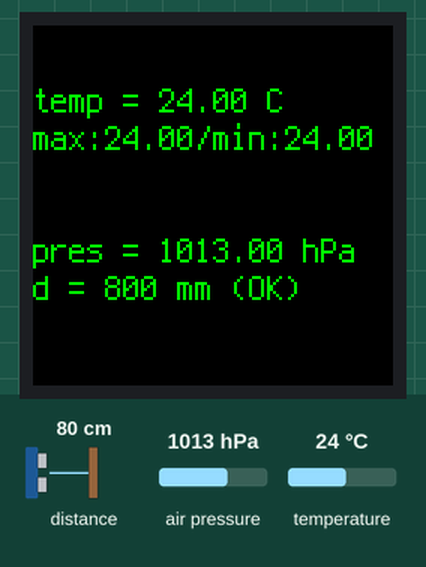
The program below on a simulated Raspberry Pi Pico running CircuitPython. Parts: 240×240 colour display. Inputs (shaded band) come from the test bench; at power-on: distance to the obstacle 80 cm, air pressure 1013 hPa, temperature 24 °C. Library files of the repository ran but are not shown: adafruit_st7789.py, custom_vl53l1x.py.

Above: at 1.5 s.
1.6 s: distance to the obstacle set to 2 cm
At 2.7 s:
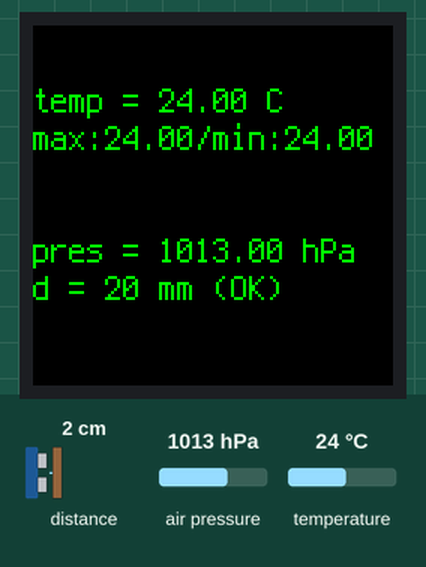
3.1 s: air pressure set to 952 hPa
At 3.5 s:
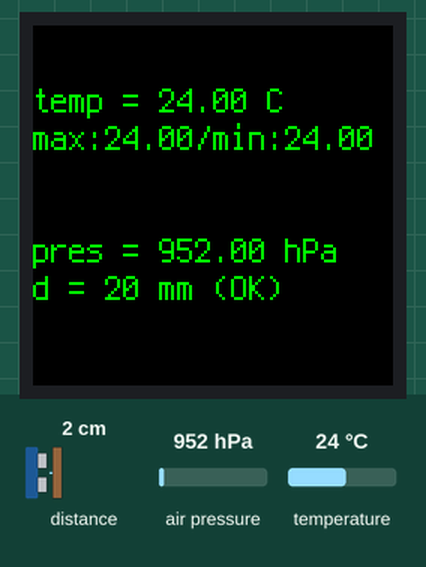
4.6 s: temperature set to 12 °C
At 5.6 s:
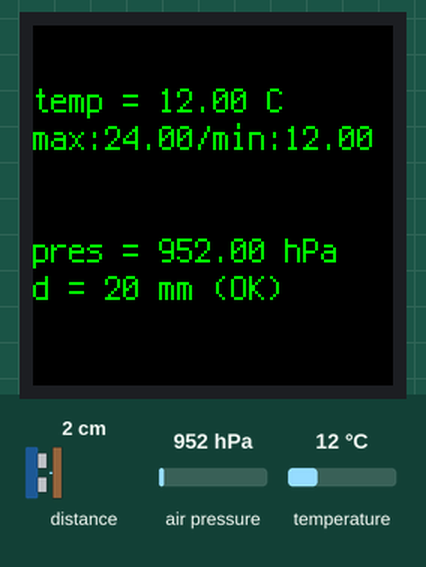
6.1 s: distance to the obstacle set to 4 cm
At 6.8 s:
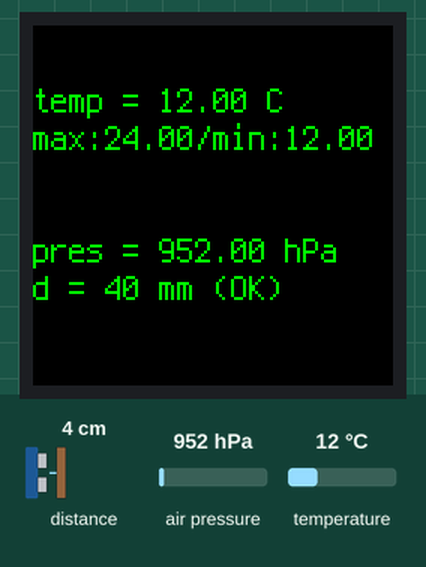
Timing chart, 0 to 8.6 s (numbered marks = the images above; inputs shaded):
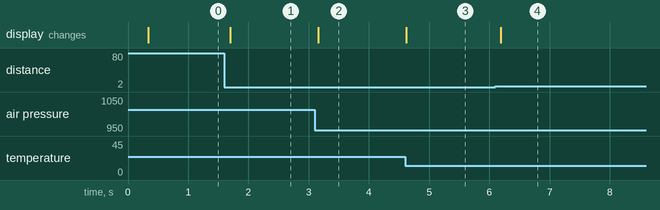

The program:

code.py
```python
import time
import board
import busio
import terminalio
import displayio
# from https://circuitpython.org/libraries
from adafruit_display_text import label
from adafruit_st7789 import ST7789
import adafruit_bmp280
# custom code for VL53L1x (not official support at this time)
from custom_vl53l1x import VL53L1X

# release any resources currently in use for the displays
displayio.release_displays()

# init SPI for pico explorer ST7789 display
tft_cs = board.GP17
tft_dc = board.GP16
spi_mosi = board.GP19
spi_clk = board.GP18
spi = busio.SPI(spi_clk, spi_mosi)
display_bus = displayio.FourWire(spi, command=tft_dc, chip_select=tft_cs)
display = ST7789(display_bus, width=240, height=240, rowstart=80, rotation=180)

# init BMP280 and VL53L1X sensor
i2c_scl = board.GP21
i2c_sda = board.GP20
i2c = busio.I2C(scl=i2c_scl, sda=i2c_sda)
bmp = adafruit_bmp280.Adafruit_BMP280_I2C(i2c, address=0x76)
vl53 = VL53L1X(i2c, address=0x29)

# create the text label with built-in font
temp_txt = label.Label(terminalio.FONT, text=" ", color=0x00FF00, scale=2, x=0, y=50)
maxmin_txt = label.Label(terminalio.FONT, text=" ", color=0x00FF00, scale=2, x=0, y=75)
pres_txt = label.Label(terminalio.FONT, text=" ", color=0x00FF00, scale=2, x=0, y=150)
dist_txt = label.Label(terminalio.FONT, text=" ", color=0x00FF00, scale=2, x=0, y=175)

# add text to display with a group
group = displayio.Group()
group.append(temp_txt)
group.append(maxmin_txt)
group.append(pres_txt)
group.append(dist_txt)
display.show(group)

# main loop
t_min = 50.0
t_max = -50.0
while True:
    t = bmp.temperature
    if t > t_max:
        t_max = t
    if t < t_min:
        t_min = t
    temp_txt.text = "temp = %.2f C" % t
    maxmin_txt.text = "max:%.2f/min:%.2f" % (t_max, t_min)
    pres_txt.text = "pres = %.2f hPa" % bmp.pressure
    (d, status, status_str) = vl53.read()
    dist_txt.text = "d = %i mm (%s)" % (d, status_str)
    time.sleep(.1)
```

Measured:
- after the input at 1.6 s, the display: changes after 0.10 s (image 1)
- after the input at 3.1 s, the display: changes after 0.06 s (image 2)
- after the input at 4.6 s, the display: changes at once (image 3)
- after the input at 6.1 s, the display: changes after 0.09 s (image 4)
